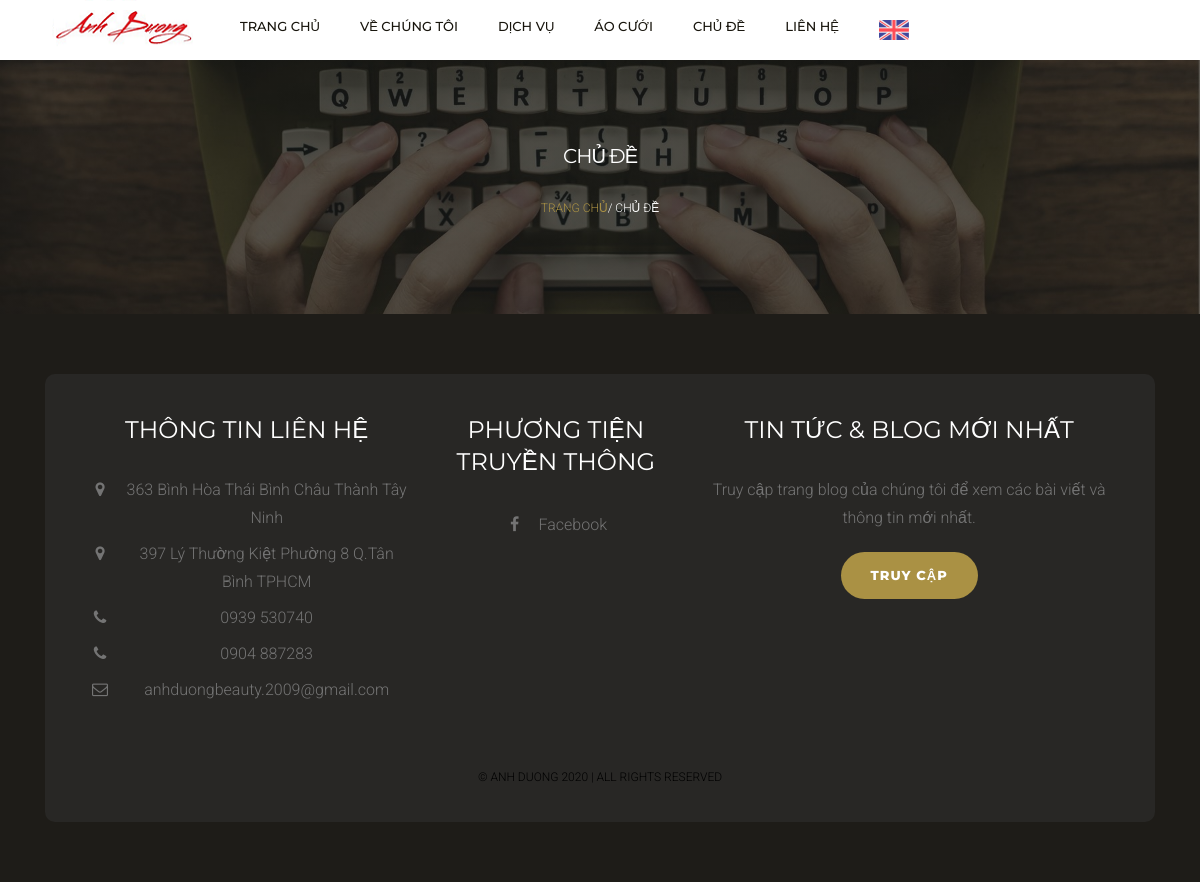
/blog/, run on an earlier commit of the app's database.
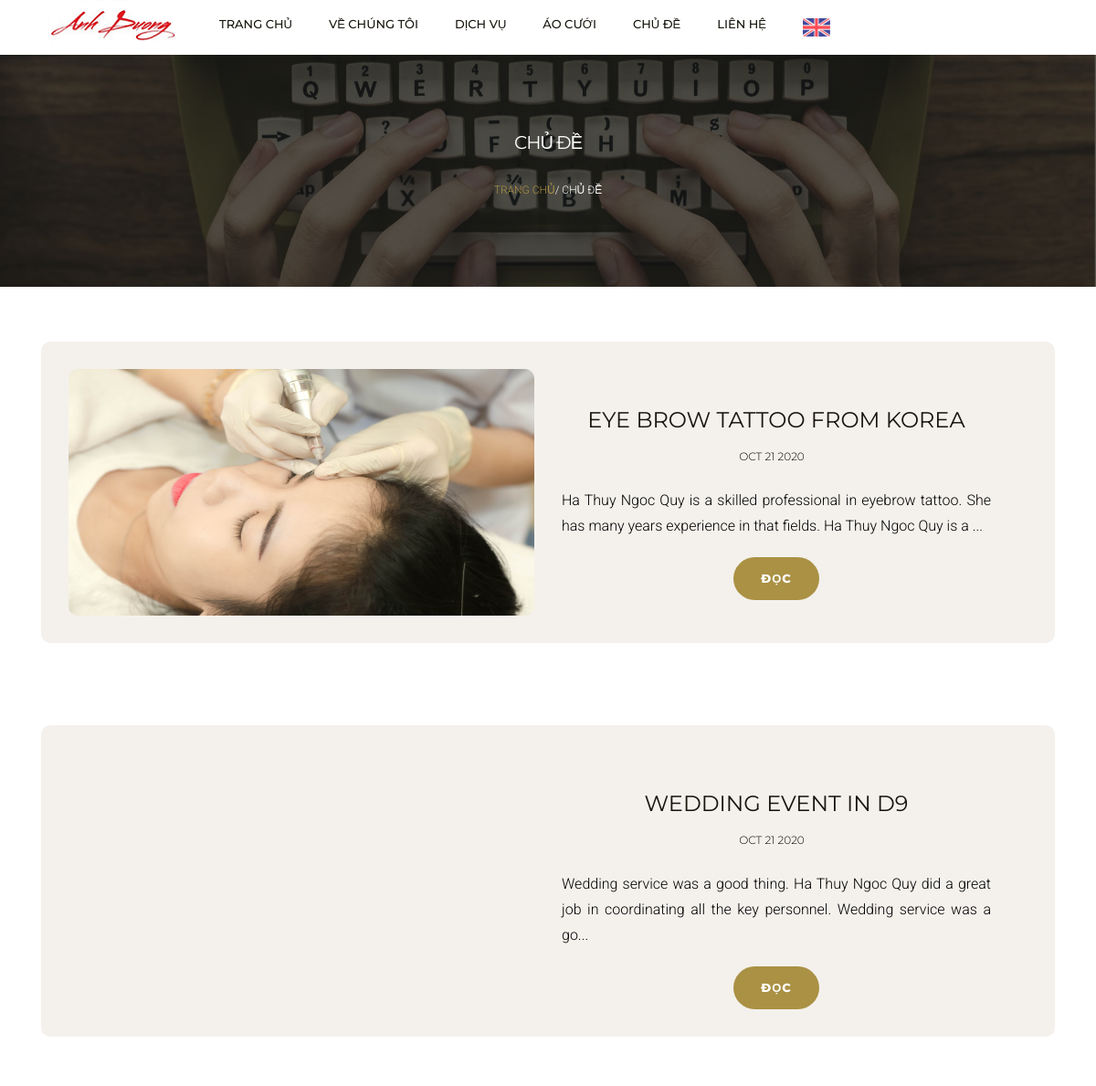
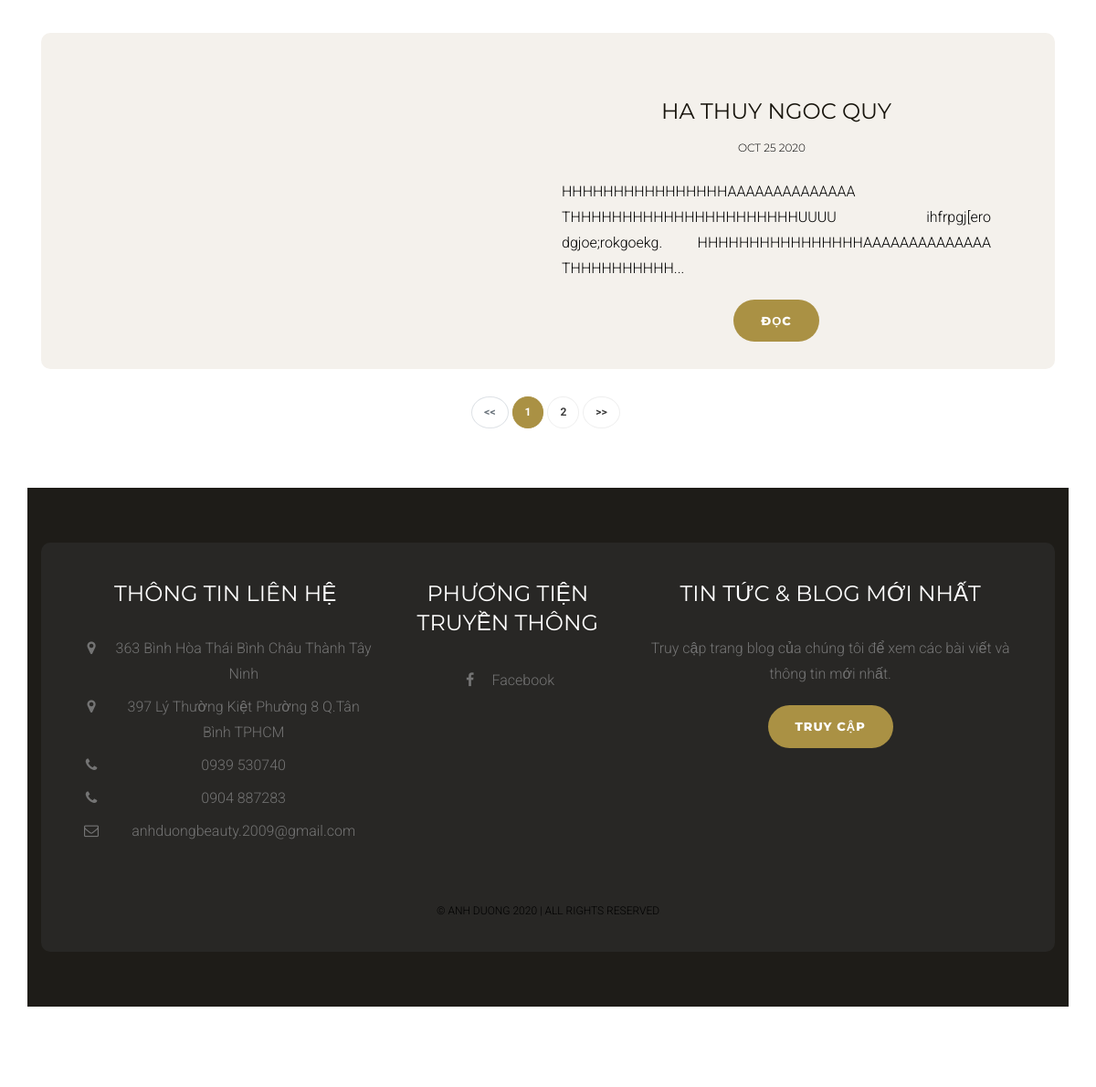
And on a later commit of the database (2 pictures, top to bottom).
### blog/models.py (models this page shows, shortened)
class Blog(models.Model):
    title = models.CharField(max_length=255)
    pub_date = models.DateTimeField()
    body = models.TextField()
    image = models.ImageField(upload_to='images/')
    def summary(self):
        return self.body[:130] + "... "
    def pretty_date(self):
        return self.pub_date.strftime('%b %e %Y')

### ADMelody/views.py (the view)
# urls.py: path('blog/', views.blogvn, name='blogvn'),
def blogvn(request):
    blogs = Blog.objects.all()
    paginator = Paginator(blogs, 3)
    page = request.GET.get('page', 1)
    try:
        items = paginator.page(page)
    except PageNotAnInteger:
        items = paginator.page(1)
    except EmptyPage:
        items = paginator.page(paginator.num_pages)
    index = items.number - 1
    max_index = len(paginator.page_range)
    start_index = index - 5 if index >= 5 else 0
    end_index = index + 5 if index <= max_index - 5 else max_index
    page_range = paginator.page_range[start_index:end_index]
    return render(request, 'allblogs-vn.html', {'blogs': blogs, 'items': items, 'page_range': page_range, })

### templates/allblogs-vn.html (shortened to what the changed rows need)
<!DOCTYPE html>
<html lang="en">
<head>
    <link rel="stylesheet" href="https://cdnjs.cloudflare.com/ajax/libs/font-awesome/4.7.0/css/font-awesome.min.css">
    <link rel="stylesheet" href="https://stackpath.bootstrapcdn.com/bootstrap/4.3.1/css/bootstrap.min.css">
    {% load staticfiles %}
    <link rel="stylesheet" href="{% static 'css/style.css' %}" type="text/css">
</head>
<div class="page-header6">
    <div class="container">
        <div class="row">
            <div class="col-lg-12 col-md-12 col-sm-12 col-xs-12">
                <div class="page-caption">
                    <h2 class="page-title">Chủ đề</h2>
                </div>
            </div>
        </div>
    </div>
</div>
{% for item in items %}
<div class="content">
    <div class="container">
        <div class="row">
            <div class="col-lg-12 col-md-12 col-sm-12 col-xs-12">
                <div class="post-block">
                    <div class="row ">
                        <div class="col-md-6">
                            <div class="post-img">
                                <a href="#"><img src="{{ item.image.url }}" alt="" style="max-height: 270px; "
                                        class="img-responsive" class="post-img"></a>
                            </div>
                        </div>
                        <div class="col-md-6">
                            <div class="post-content">
                                <h2><a href="#" class="title" target="_blank">{{ item.title }}</a></h2>
                                <p class="meta"> <span class="meta-date"> {{ item.pretty_date }}</span></span></p>
                                <p class="text-justify">{{ item.summary }}</p>
                                <a href="{% url 'detailvn' item.id %}" class="btn btn-default">ĐỌC</a>
                            </div>
                        </div>
                    </div>
                </div>
            </div>
            {% endfor %}
        </div>
    </div>
    {% include 'pagination.html' %}
</div>
</div>
</div>
<div class="footer">
    <div class="container">
        <div class="footer-block">
            <div class="row">
                <div class="col-lg-4 col-md-4 col-sm-6 col-xs-12">
                    <div class="footer-widget">
                        <h2 class="widget-title">THÔNG TIN LIÊN HỆ</h2>
                    </div>
                </div>
                <div class="col-lg-3 col-md-3 col-sm-6 col-xs-12">
                    <div class="footer-widget footer-social">
                        <h2 class="widget-title">PHƯƠNG TIỆN TRUYỀN THÔNG</h2>
                    </div>
                </div>
                <div class="col-lg-5 col-md-5 col-sm-12 col-xs-12">
                    <div class="footer-widget widget-newsletter">
                        <h2 class="widget-title">TIN TỨC & BLOG MỚI NHẤT</h2>
                    </div>
                </div>
            </div>
        </div>
    </div>
</div>
</div>
</div>
</div>
</body>
</html>

What changed in the data, as far as the page shows it:
added Blog: image (picture), title "EYE BROW TATTOO FROM KOREA", pretty_date "OCT 21 2020", summary "Ha Thuy Ngoc Quy is a skilled professional in eyebrow tattoo. She has many years experience in that fields. Ha Thuy Ngoc Quy is a ..."
added Blog: title "WEDDING EVENT IN D9", pretty_date "OCT 21 2020", summary "Wedding service was a good thing. Ha Thuy Ngoc Quy did a great job in coordinating all the key personnel. Wedding service was a go..."
added Blog: title "HA THUY NGOC QUY", pretty_date "OCT 25 2020", summary "HHHHHHHHHHHHHHHHAAAAAAAAAAAAAA THHHHHHHHHHHHHHHHHHHHHHUUUU ihfrpgj[ero dgjoe;rokgoekg. HHHHHHHHHHHHHHHHAAAAAAAAAAAAAA THHHHHHHHHH..."
Also different on the page:
new list line: "1"
new list line: "2"
